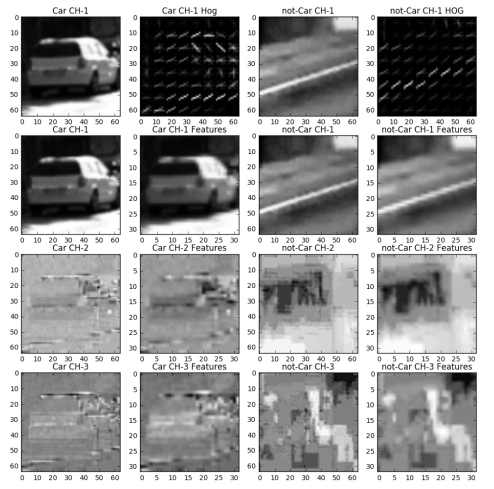
#> input picture examples/HOG_example.jpg, 988 x 978 px (shown at 1/2 size)
$ python -i detection_lib.py   (imports and definitions only)   (older library calls are emulated)
#> lines starting #> are read from the running program, lines starting #| are printed output that depends on the picture
#> further down, picture is the input picture: shape (978, 988, 3); min 0, max 255, mean 154
import matplotlib.image as mpimg
import matplotlib.pyplot as plt
import numpy as np
import cv2
from skimage.feature import hog
from scipy.ndimage.measurements import label

# Define a function to return HOG features and visualization
def get_hog_features(img, orient, pix_per_cell, cell_per_block,
                        vis=False, feature_vec=True):
    # Call with two outputs if vis==True
    if vis == True:
        features, hog_image = hog(img, orientations=orient,
                                  pixels_per_cell=(pix_per_cell, pix_per_cell),
                                  cells_per_block=(cell_per_block, cell_per_block),
                                  transform_sqrt=True,
                                  visualise=vis, feature_vector=feature_vec)
        return features, hog_image
    # Otherwise call with one output
    else:
        features = hog(img, orientations=orient,
                       pixels_per_cell=(pix_per_cell, pix_per_cell),
                       cells_per_block=(cell_per_block, cell_per_block),
                       transform_sqrt=True,
                       visualise=vis, feature_vector=feature_vec)
        return features

# Define a function to compute binned color features
def bin_spatial(img, size=(32, 32)):
    # Use cv2.resize().ravel() to create the feature vector
#> called with size = (32, 32)
    features0 = cv2.resize(img[:,:,0], size).ravel()
#> features0 = 1024 values, max 255 at index 0, min 0 at index 60, mean 148
    features1 = cv2.resize(img[:,:,1], size).ravel()
#> features1 has the same summary as features0
    features2 = cv2.resize(img[:,:,2], size).ravel()
#> features2 has the same summary as features0
    # Return the feature vector
    return np.hstack((features0,features1,features2))

# Define a function to compute color histogram features
# NEED TO CHANGE bins_range if reading .png files with mpimg!
def color_hist(img, nbins=32):
    # Compute the histogram of the color channels separately
    channel1_hist = np.histogram(img[:,:,0], bins=nbins)
    channel2_hist = np.histogram(img[:,:,1], bins=nbins)
    channel3_hist = np.histogram(img[:,:,2], bins=nbins)
    # Concatenate the histograms into a single feature vector
    hist_features = np.concatenate((channel1_hist[0], channel2_hist[0], channel3_hist[0]))
    # Return the individual histograms, bin_centers and feature vector
    return hist_features

# Define a function to extract features from a list of images
# Have this function call bin_spatial() and color_hist()
# [103 lines left out: functions extract_features, slide_window, draw_boxes, not called in this run]

# Define a function to extract features from a single image window
# This function is very similar to extract_features()
# just for a single image rather than list of images
def single_img_features(img, color_space='RGB', spatial_size=(32, 32),
                        hist_bins=32, orient=9,
                        pix_per_cell=8, cell_per_block=2, hog_channel=0,
                        spatial_feat=True, hist_feat=True, hog_feat=True, vis=False):
    #1) Define an empty list to receive features
    img_features = []
    #2) Apply color conversion if other than 'RGB'
    if color_space != 'RGB':
        if color_space == 'HSV':
            feature_image = cv2.cvtColor(img, cv2.COLOR_RGB2HSV)
        elif color_space == 'LUV':
            feature_image = cv2.cvtColor(img, cv2.COLOR_RGB2LUV)
        elif color_space == 'HLS':
            feature_image = cv2.cvtColor(img, cv2.COLOR_RGB2HLS)
        elif color_space == 'YUV':
            feature_image = cv2.cvtColor(img, cv2.COLOR_RGB2YUV)
        elif color_space == 'YCrCb':
            feature_image = cv2.cvtColor(img, cv2.COLOR_RGB2YCrCb)
    else: feature_image = np.copy(img)
    #3) Compute spatial features if flag is set
    if spatial_feat == True:
        spatial_features = bin_spatial(feature_image, size=spatial_size)
#> spatial_features = 3072 values, max 255 at index 0, min 0 at index 60, mean 148
        #4) Append features to list
        img_features.append(spatial_features)
    #5) Compute histogram features if flag is set
    if hist_feat == True:
        hist_features = color_hist(feature_image, nbins=hist_bins)
#> in color_hist, `hist_features = np.concatenate((channel1_hist[0], channel2_hist[0], ch..`: hist_features = 96 values, max 289346 at index 31, min 8751 at index 28, mean 30195.8
        #6) Append features to list
        img_features.append(hist_features)
    #7) Compute HOG features if flag is set
    if hog_feat == True:
        if hog_channel == 'ALL':
            hog_features = []
            for channel in range(feature_image.shape[2]):
                hog_features.extend(get_hog_features(feature_image[:,:,channel],
                                    orient, pix_per_cell, cell_per_block,
                                    vis=False, feature_vec=True))
        else:
            if vis==True:
                hog_features, hog_image = get_hog_features(feature_image[:,:,hog_channel], orient,
                            pix_per_cell, cell_per_block, vis=True, feature_vec=True)
            else:
                hog_features = get_hog_features(feature_image[:,:,hog_channel], orient,
                            pix_per_cell, cell_per_block, vis=True, feature_vec=True)
#> in get_hog_features, `features, hog_image = hog(img, orientations=orient, pixels_per_cell=(p..`:
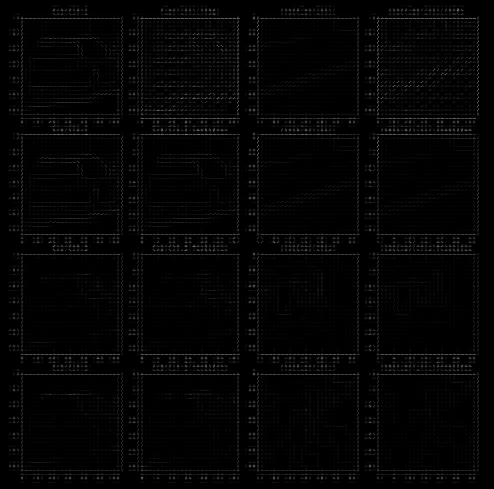
#> hog_image: shape (978, 988) float64 (shown at 1/2 size); min 0, max 5.56, mean 0.0992; drawn with min black and max white
        #8) Append features to list
        img_features.append(hog_features)

    #9) Return concatenated array of features
    if vis==True:
        return np.concatenate(img_features), hog_image
    else:
#> (the run stopped early here; a loop or call above may not have finished)

$ run again, on examples/sliding_window.jpg
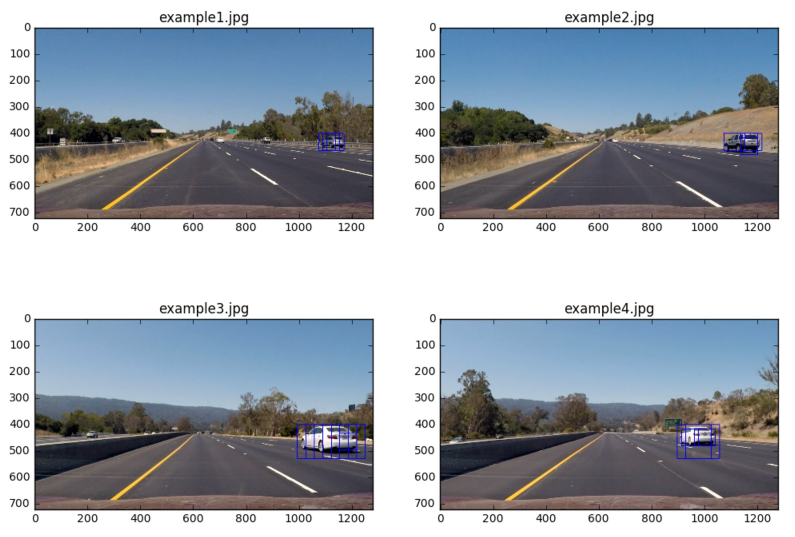
#> input picture examples/sliding_window.jpg, 1590 x 1074 px (shown at 1/2 size)
#> features0 = 1024 values, max 255 at index 0, min 3 at index 897, mean 166.6
#> features1 = 1024 values, max 255 at index 0, min 5 at index 860, mean 173.7
#> features2 = 1024 values, max 255 at index 0, min 7 at index 237, mean 181.8
#> spatial_features = 3072 values, max 255 at index 0, min 3 at index 897, mean 174
#> in color_hist, `hist_features = np.concatenate((channel1_hist[0], channel2_hist[0], ch..`: hist_features = 96 values, max 617228 at index 31, min 2478 at index 60, mean 53364.4
#> in get_hog_features, `features, hog_image = hog(img, orientations=orient, pixels_per_cell=(p..`:
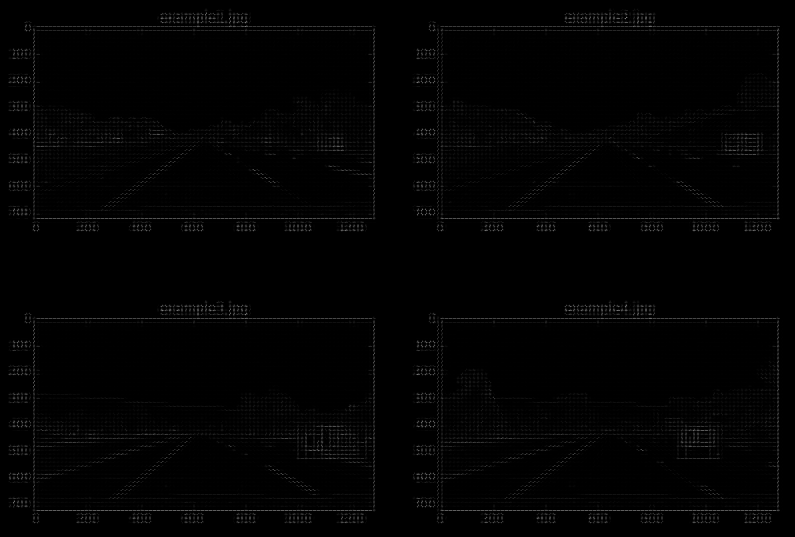
#> hog_image: shape (1074, 1590) float64 (shown at 1/2 size); min 0, max 5.23, mean 0.0553; drawn with min black and max white
#> in get_hog_features, `features, hog_image = hog(img, orientations=orient, pixels_per_cell=(p..`:
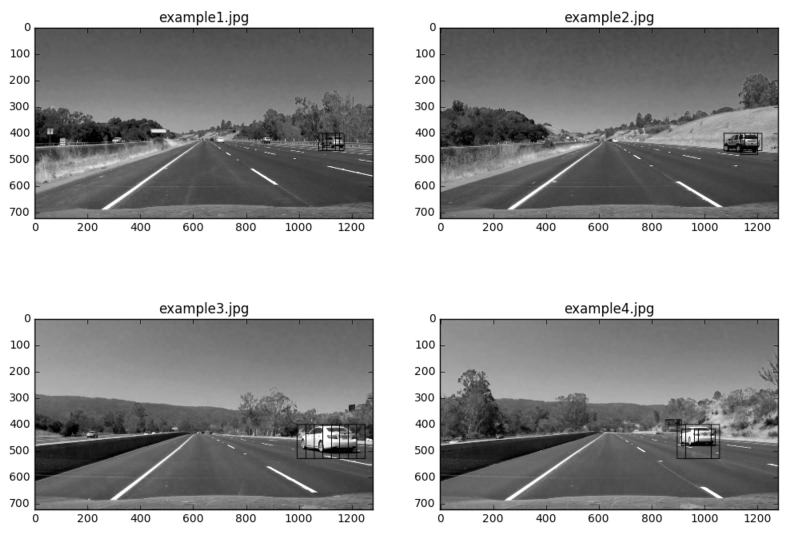
#> img: shape (1074, 1590) (shown at 1/2 size); min 0, max 255, mean 160.1

$ run again, on examples/sliding_windows.jpg
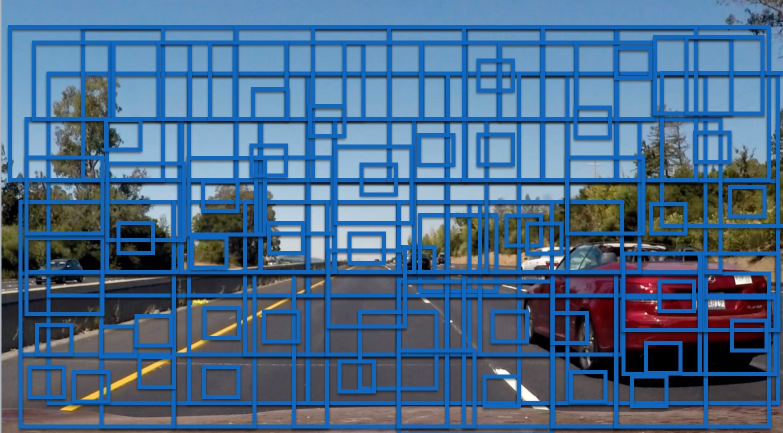
#> input picture examples/sliding_windows.jpg, 1566 x 866 px (shown at 1/2 size)
#> features0 = 1024 values, max 255 at index 884, min 0 at index 480, mean 73.62
#> features1 = 1024 values, max 254 at index 884, min 0 at index 480, mean 104.4
#> features2 = 1024 values, max 247 at index 884, min 0 at index 480, mean 135.1
#> spatial_features = 3072 values, max 255 at index 884, min 0 at index 480, mean 104.4
#> in color_hist, `hist_features = np.concatenate((channel1_hist[0], channel2_hist[0], ch..`: hist_features = 96 values, max 344855 at index 44, min 266 at index 95, mean 42379.9
#> in get_hog_features, `features, hog_image = hog(img, orientations=orient, pixels_per_cell=(p..`:
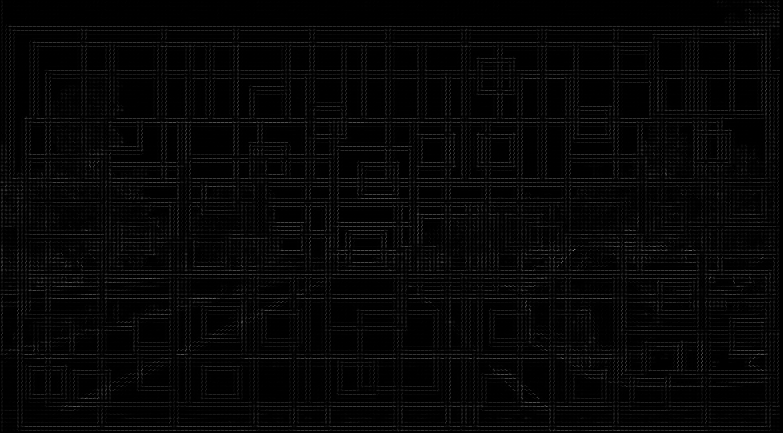
#> hog_image: shape (866, 1566) float64 (shown at 1/2 size); min 0, max 4.69, mean 0.112; drawn with min black and max white
#> in get_hog_features, `features, hog_image = hog(img, orientations=orient, pixels_per_cell=(p..`:
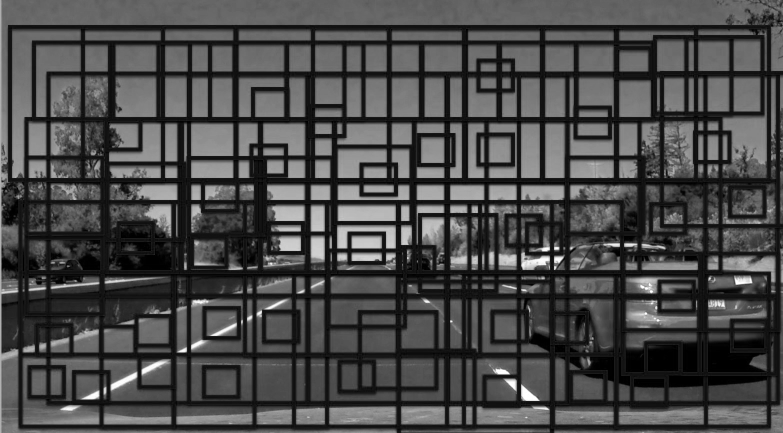
#> img: shape (866, 1566) (shown at 1/2 size); min 0, max 255, mean 73.7

$ run again, on examples/bboxes_and_heat.png
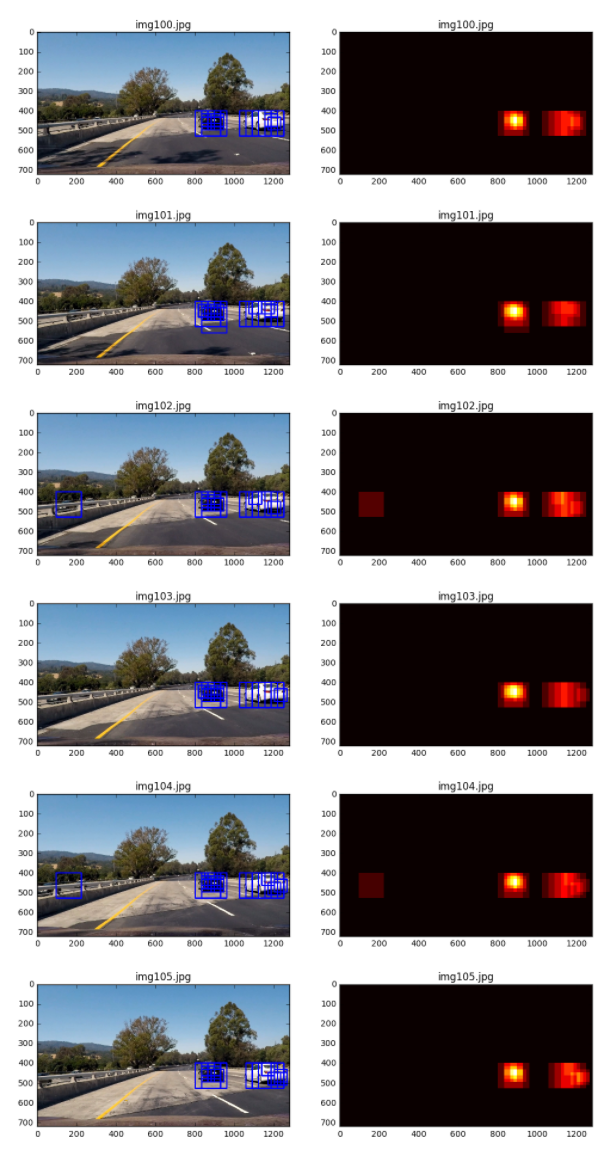
#> input picture examples/bboxes_and_heat.png, 610 x 1150 px
#> features0 = 1024 values, max 255 at index 0, min 0 at index 107, mean 134.6
#> features1 = 1024 values, max 255 at index 0, min 0 at index 50, mean 132.7
#> features2 = 1024 values, max 255 at index 0, min 0 at index 50, mean 136.8
#> spatial_features = 3072 values, max 255 at index 0, min 0 at index 107, mean 134.7
#> in color_hist, `hist_features = np.concatenate((channel1_hist[0], channel2_hist[0], ch..`: hist_features = 96 values, max 236850 at index 31, min 2593 at index 61, mean 21921.9
#> in get_hog_features, `features, hog_image = hog(img, orientations=orient, pixels_per_cell=(p..`:
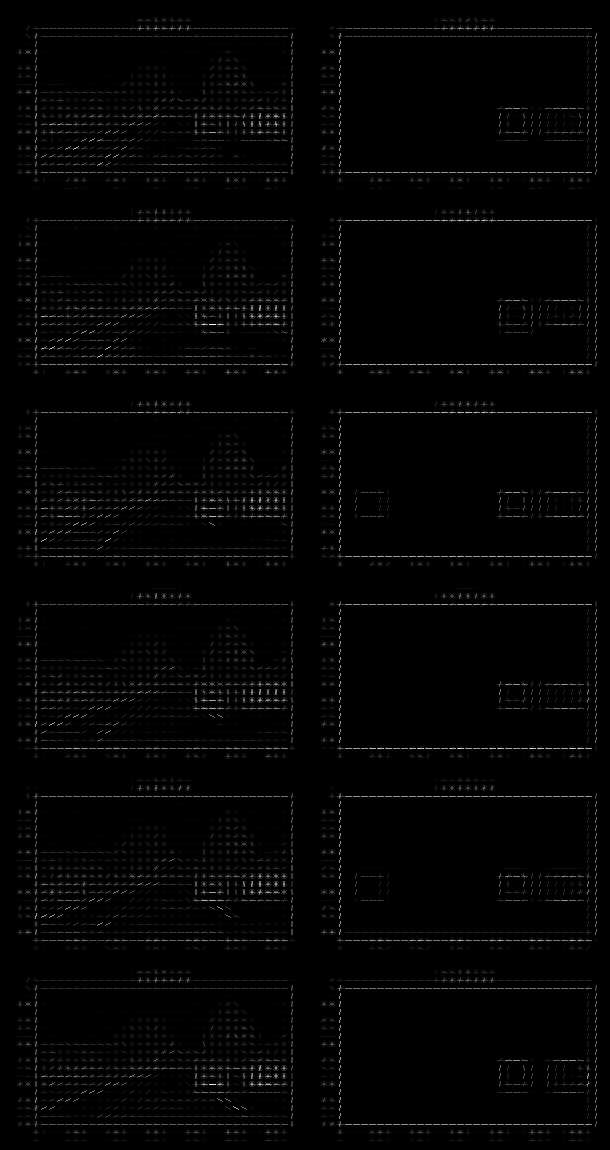
#> hog_image: shape (1150, 610) float64; min 0, max 5.38, mean 0.0844; drawn with min black and max white
#> in get_hog_features, `features, hog_image = hog(img, orientations=orient, pixels_per_cell=(p..`:
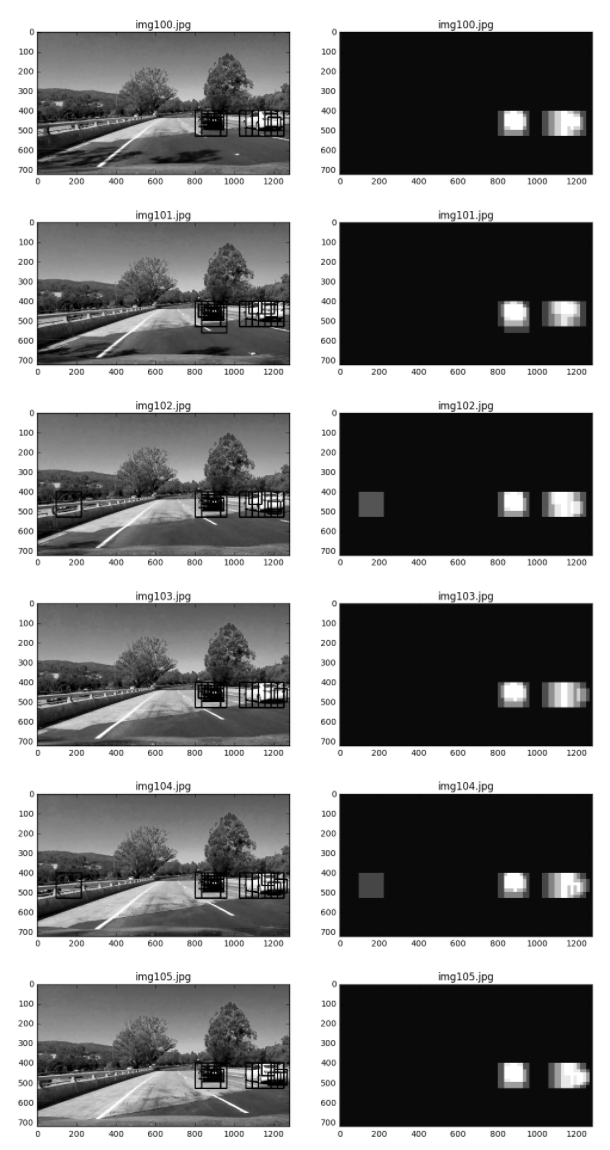
#> img: shape (1150, 610); min 0, max 255, mean 131.6
